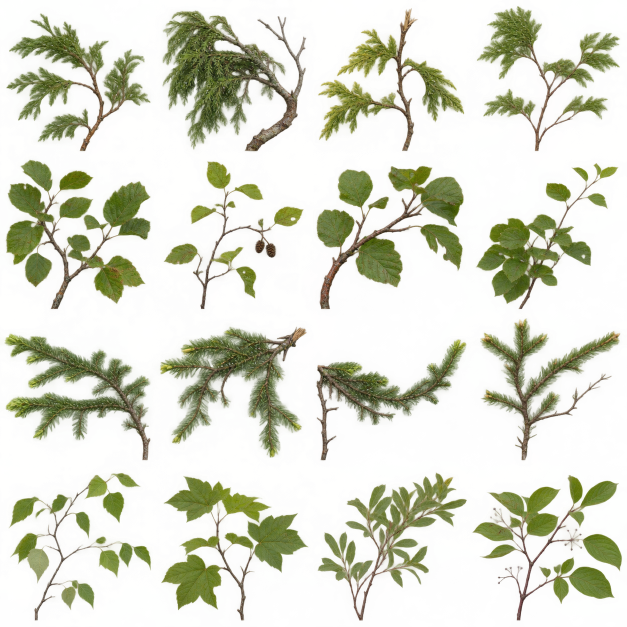
#> input picture tools/geology/source/moosehead-bank-sprays.png, 1254 x 1254 px (shown at 1/2 size)
$ python surf_field.py ../source/moosehead-bank-sprays.png ../source/moosehead-mature-canopy.png
#> lines starting #> are read from the running program, lines starting #| are printed output that depends on the picture
"""Sample the same island tide atlas for the ocean mesh and its flight-contact surface."""
from pathlib import Path
import struct
import numpy as np
from PIL import Image
from scipy.ndimage import map_coordinates
# Centre, horizontal extent, atlas rectangle and atlas tile in east/south metres.
PATCHES=[(4012,-3850,148,218,(3490,-4320,1000,1000),0),(-474,9213,244,168,(-1359,8086,1316,1326),1)]
def bake(source,destination):
    atlas=np.asarray(Image.open(source).convert('RGBA'))
#> atlas is the input picture: shape (1254, 1254, 4); mean R, G, B, A 114.6, 127.9, 54.8, 62
    with destination.open('wb') as f:
        f.write(struct.pack('<4sI',b'ASF1',len(PATCHES)))
        for x,z,width,depth,(west,north,spanx,spanz),tile in PATCHES:
            nx=int(np.ceil(width/1.5));nz=int(np.ceil(depth/1.5))
            X,Z=np.meshgrid(np.linspace(x-width/2,x+width/2,nx+1),np.linspace(z-depth/2,z+depth/2,nz+1))
            u=(X-west)/spanx*1023+tile*1024;v=(Z-north)/spanz*1023
            samples=np.stack([map_coordinates(atlas[:,:,c],[v,u],order=1,mode='nearest') for c in range(4)],axis=-1)
            f.write(struct.pack('<4i2H',x,z,width,depth,nx+1,nz+1));f.write(samples.astype('u1').tobytes())
#> this loop made 2 passes
#> pass 1, in bake, `samples=np.stack([map_coordinates(atlas[:,:,c],[v,u],order=1,mode='nea..`:
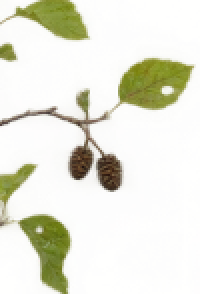
#> samples: shape (147, 100, 4) (shown 2 times larger); mean R, G, B, A 149, 146.4, 71.9, 44.6; transparent parts drawn white
#> pass 2, in bake, `samples=np.stack([map_coordinates(atlas[:,:,c],[v,u],order=1,mode='nea..`:
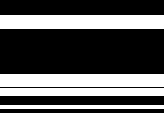
#> samples: shape (113, 164, 4); mean R, G, B, A 0, 0, 0, 0.655; transparent parts drawn white
if __name__=='__main__':
    import sys
    bake(Path(sys.argv[1]),Path(sys.argv[2]))

$ run again, on tools/geology/source/moosehead-understory.png
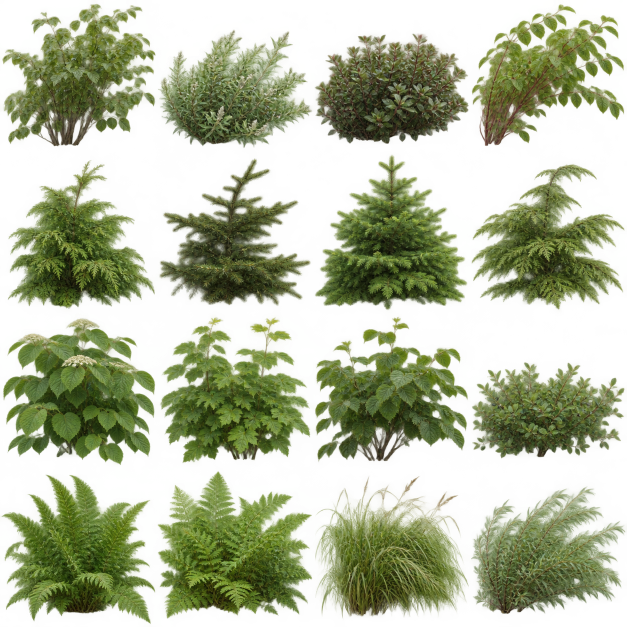
#> input picture tools/geology/source/moosehead-understory.png, 1254 x 1254 px (shown at 1/2 size)
#> in bake, atlas is the input picture: shape (1254, 1254, 4); mean R, G, B, A 63.8, 80.6, 30.9, 115
#> the loop in bake, `for x,z,width,depth,(west,north,spanx,spanz),tile in PATCHES:` made 2 passes
#> pass 1, in bake, `samples=np.stack([map_coordinates(atlas[:,:,c],[v,u],order=1,mode='nea..`:
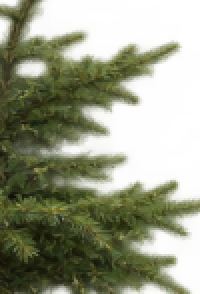
#> samples: shape (147, 100, 4) (shown 2 times larger); mean R, G, B, A 57.5, 63, 28.9, 140.2; transparent parts drawn white
